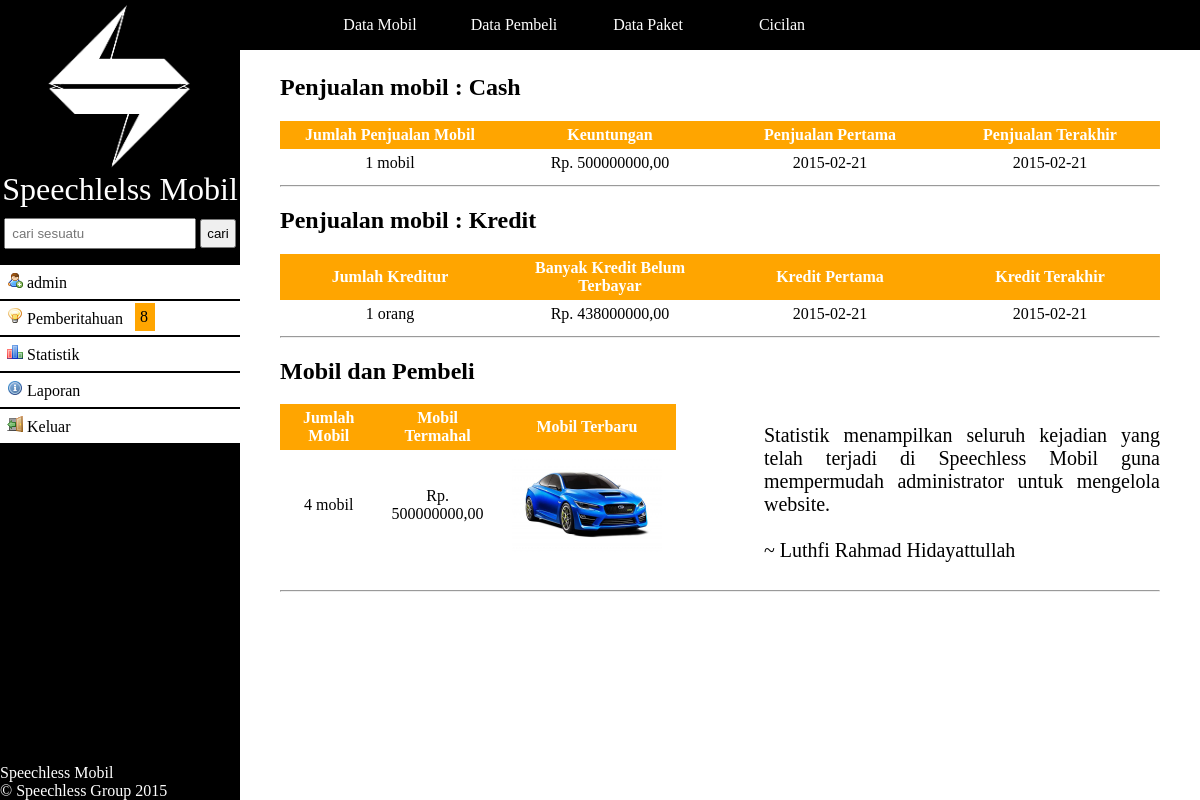
Page /index.php?l=statistik (signed in) on the committed database.
### tables this page shows
CREATE TABLE IF NOT EXISTS `beli_cash` (
  `kode_cash` int(5) NOT NULL AUTO_INCREMENT,
  `ktp` varchar(30) NOT NULL,
  `kode_mobil` varchar(50) NOT NULL,
  `cash_tanggal` date NOT NULL,
  `cash_bayar` int(9) NOT NULL,
  PRIMARY KEY (`kode_cash`),
  KEY `ktp` (`ktp`),
  KEY `kode_mobil` (`kode_mobil`)
);

CREATE TABLE IF NOT EXISTS `kredit` (
  `kode_kredit` int(5) NOT NULL AUTO_INCREMENT,
  `ktp` varchar(30) NOT NULL,
  `kode_paket` int(5) NOT NULL,
  `kode_mobil` varchar(50) NOT NULL,
  `tanggal_kredit` date NOT NULL,
  `fotokopi_ktp` tinyint(1) NOT NULL,
  `fotokopi_kk` tinyint(1) NOT NULL,
  `fotokopi_slip_gaji` tinyint(1) NOT NULL,
  PRIMARY KEY (`kode_kredit`),
  KEY `ktp` (`ktp`),
  KEY `kode_paket` (`kode_paket`),
  KEY `kode_mobil` (`kode_mobil`)
);

CREATE TABLE IF NOT EXISTS `mobil` (
  `kode_mobil` varchar(50) NOT NULL,
  `merk` varchar(50) NOT NULL,
  `type` varchar(50) NOT NULL,
  `warna` varchar(50) NOT NULL,
  `harga_mobil` int(9) NOT NULL,
  `gambar` varchar(50) NOT NULL,
  PRIMARY KEY (`kode_mobil`)
);

### statistik.php (the view, shortened to what this page needs)
<br />
<br />
<br />
<div style="width:100%; overflow-y:scroll; height:85%;">
<blockquote>
<h2>Penjualan mobil : Cash</h2>
<table cellspacing="0" cellpadding="0" border="0" align="center" style="width:100%;">
			<tr>
				<th>Jumlah Penjualan Mobil</th>
				<th>Keuntungan</th>
				<th>Penjualan Pertama</th>
				<th>Penjualan Terakhir</th>
<?php
	$query = mysql_query("select * from beli_cash");
	$q = mysql_num_rows($query);
	if($q > 0 ){
	$keuntungan = mysql_fetch_row(mysql_query("select sum(cash_bayar) from beli_cash"));
	$pertama = mysql_fetch_row(mysql_query("select cash_tanggal from beli_cash order by cash_tanggal desc"));
	$terakhir = mysql_fetch_row(mysql_query("select cash_tanggal from beli_cash order by cash_tanggal asc"));
		echo '<tr>';
		echo '<td align="center"><font>'.$q.' mobil</font></td>';
		echo '<td align="center"><font>Rp. '.$keuntungan[0].',00</font></td>';
		echo '<td align="center"><font>'.$pertama[0].'</font></td>';
		echo '<td align="center"><font>'.$terakhir[0].'</font></td>
		</tr>';
	}else{
		echo '<tr><td colspan="5" align="center"><font>Tidak ada data yang ditemukan</font></td></tr>';
	}
?>
</table>
<hr />
<h2>Penjualan mobil : Kredit</h2>
<table cellspacing="0" cellpadding="0" border="0" align="center" style="width:100%;">
			<tr>
				<th>Jumlah Kreditur</th>
				<th>Banyak Kredit Belum Terbayar</th>
				<th>Kredit Pertama</th>
				<th>Kredit Terakhir</th>
<?php
	$query = mysql_query("select * from bayar_cicilan");
	$q = mysql_num_rows($query);
	if($q > 0 ){
	$keuntungan = mysql_fetch_row(mysql_query("select sum(cicillan_sisa_harga) from bayar_cicilan"));
	$pertama = mysql_fetch_row(mysql_query("select tanggal_kredit from kredit order by tanggal_kredit desc"));
	$terakhir = mysql_fetch_row(mysql_query("select tanggal_kredit from kredit order by tanggal_kredit asc"));
		echo '<tr>';
		echo '<td align="center"><font>'.$q.' orang</font></td>';
		echo '<td align="center"><font>Rp. '.$keuntungan[0].',00</font></td>';
		echo '<td align="center"><font>'.$pertama[0].'</font></td>';
		echo '<td align="center"><font>'.$terakhir[0].'</font></td>
		</tr>';
	}else{
		echo '<tr><td colspan="5" align="center"><font>Tidak ada data yang ditemukan</font></td></tr>';
	}
?>
</table>
<hr />
<h2>Mobil dan Pembeli</h2>
<table cellspacing="0" cellpadding="0" border="0" align="center" style="width:45%; float:left;">
			<tr>
				<th>Jumlah Mobil</th>
				<th>Mobil Termahal</th>
				<th>Mobil Terbaru</th>
<?php
	$query = mysql_query("select * from mobil");
	$q = mysql_num_rows($query);
	if($q > 0 ){
	$max = mysql_fetch_row(mysql_query("select max(harga_mobil) from mobil"));
	$baru = mysql_fetch_row(mysql_query("select gambar from mobil order by gambar asc"));
		echo '<tr>';
		echo '<td align="center"><font>'.$q.' mobil</font></td>';
		echo '<td align="center"><font>Rp. '.$max[0].',00</font></td>';
		echo '<td align="center"><img src="img/'.$baru[0].'" style="height:100px;"/></td>
		</tr>';
	}else{
		echo '<tr><td colspan="5" align="center"><font>Tidak ada data yang ditemukan</font></td></tr>';
	}
?>
</table>
<div style="width:45%; float:right;">
	<p style="font-size:20px;" align="justify">Statistik menampilkan seluruh kejadian yang telah terjadi di Speechless Mobil guna mempermudah administrator untuk mengelola website.<br /><br />~ Luthfi Rahmad Hidayattullah</p>
</div>
<hr />
</blockquote>
</div>

### style.css (style rules this page uses)
font, a, h1, h2, p { font-family:calibri; }

### statistik.php (style rules this page uses)
th { width:20%; text-align:center; padding:5px; background-color:orange; color:white; font-family:calibri; }
td { padding:5px; }

### rows in the picture
beli_cash: cash_tanggal "2015-02-21"
kredit: tanggal_kredit "2015-02-21"
mobil: gambar (picture)

### other values in the picture
$_SESSION['u'] "admin"
$q "8"
$q "1"
$keuntungan[0] "500000000"
$keuntungan[0] "438000000"
$q "4"
$max[0] "500000000"
